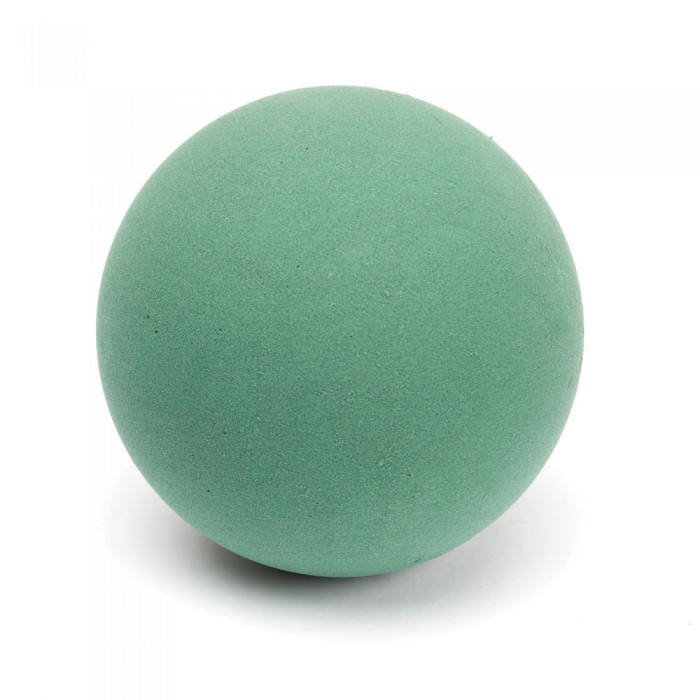
//> input picture sample.jpg, 700 x 700 px
$ ./test_fourier ../sample.jpg   (built with g++ and OpenCV 4)
//> lines starting //> are read from the running program, lines starting //| are printed output that depends on the picture
// [17 lines of licence text are left out]

#include <cstdio>
#include <cmath>
#include <iostream>
#include <vector>
#include <map>
#include <opencv2/opencv.hpp>

using namespace std;
using namespace cv;

float _get_delta(const cv::Point2f& point, const cv::Vec2f& vec);
double _calcMedian(std::vector<uint> scores);

int
main(int argc, char** argv)
{
    Mat src = imread(argv[1], CV_LOAD_IMAGE_GRAYSCALE);
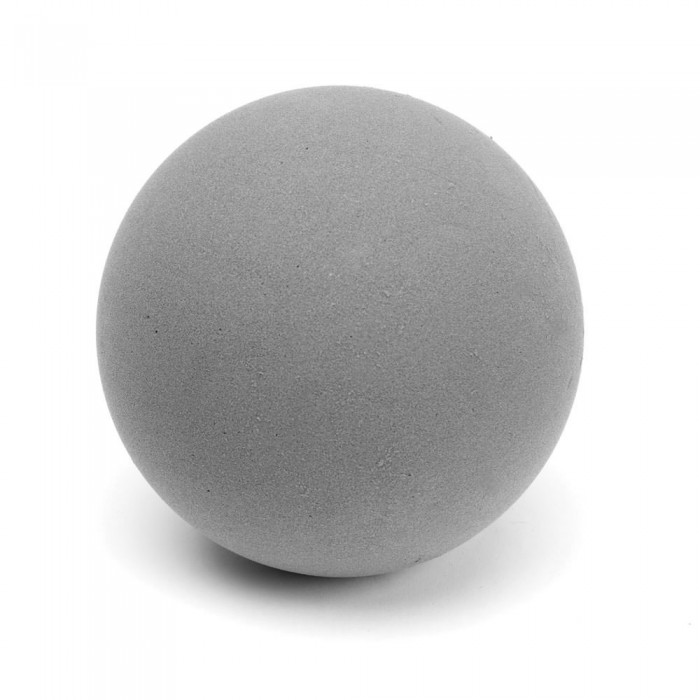
//> src: 700 rows x 700 cols, CV_8UC1; min 30, max 255, mean 209.1
    Mat padded;

    int m = getOptimalDFTSize(src.rows);
//> m = 720
    int n = getOptimalDFTSize(src.cols);
//> n = 720
    copyMakeBorder(src, padded, 0, m - src.rows, 0, n - src.cols, BORDER_CONSTANT,
                   Scalar::all(0));
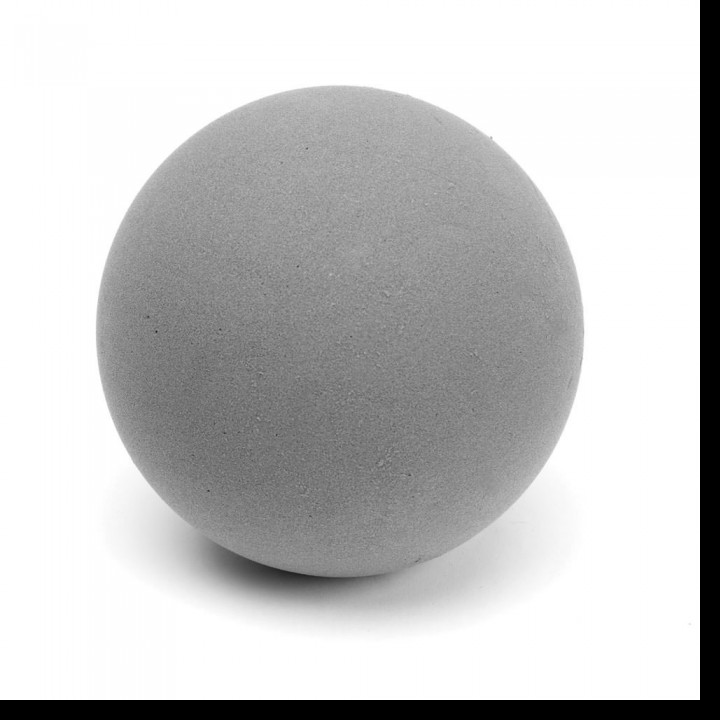
//> padded: 720 rows x 720 cols, CV_8UC1; min 0, max 255, mean 197.6

    Mat planes[] = {Mat_<float>(padded), Mat::zeros(padded.size(), CV_32F)};
//> planes[1]: 720 rows x 720 cols, CV_32FC1; every value is 0
    Mat complexImg;
    merge(planes, 2, complexImg);
    dft(complexImg, complexImg);
    split(complexImg, planes);
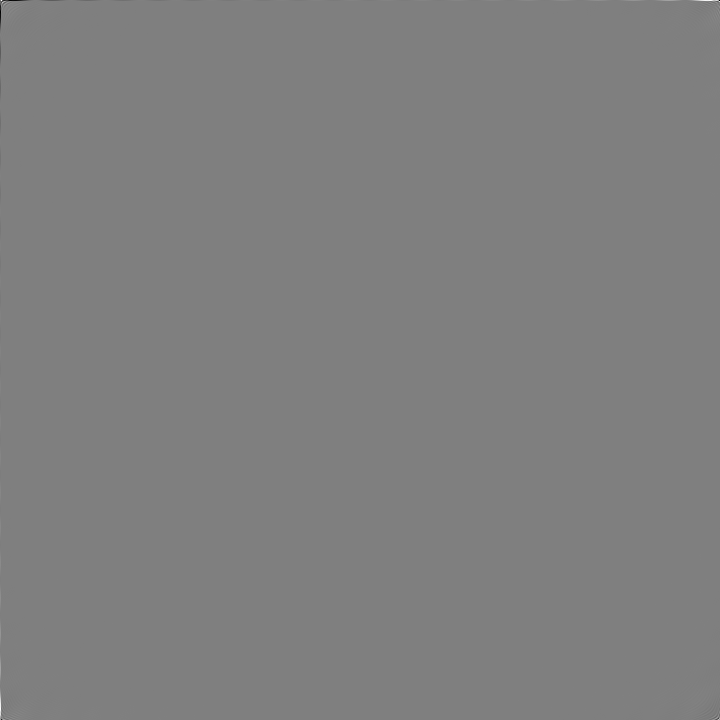
//> planes[1]: 720 rows x 720 cols, CV_32FC1; min -2843121.5, max 2843122, mean 0; drawn with min black and max white

    ///DEBUG

    Mat mag, angle;
    cv::cartToPolar(planes[0], planes[1], mag, angle);
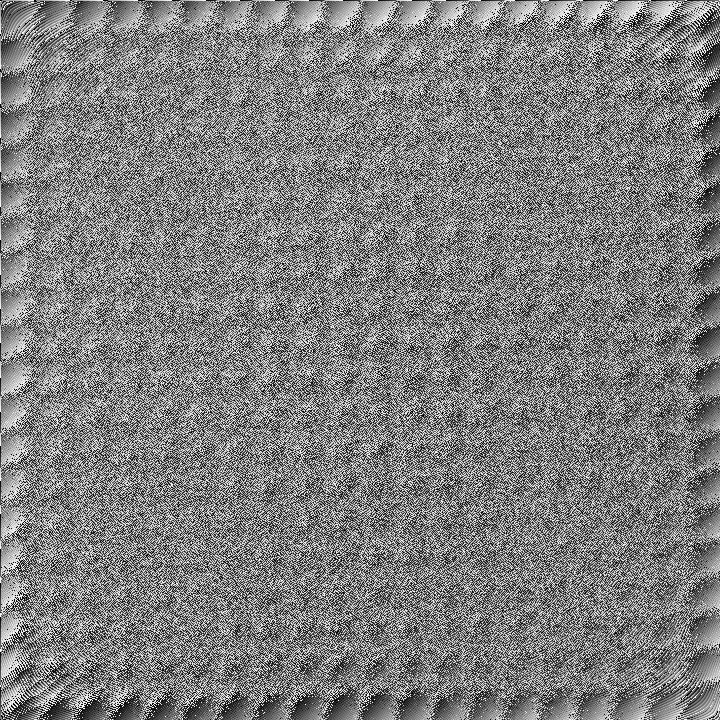
//> angle: 720 rows x 720 cols, CV_32FC1; min 0, max 6.28, mean 3.14; drawn with min black and max white
    // cout << mag.t() << endl;
    // cout << "\nangle: " << angle.t() * 180.0 / CV_PI << endl;

    std::map<size_t, double> magmap;

    for(size_t i = 0; i < 360; i++) {
        magmap[i] = 0.0;
    }

    Mat ccc = angle.t() * 180.0 / CV_PI;
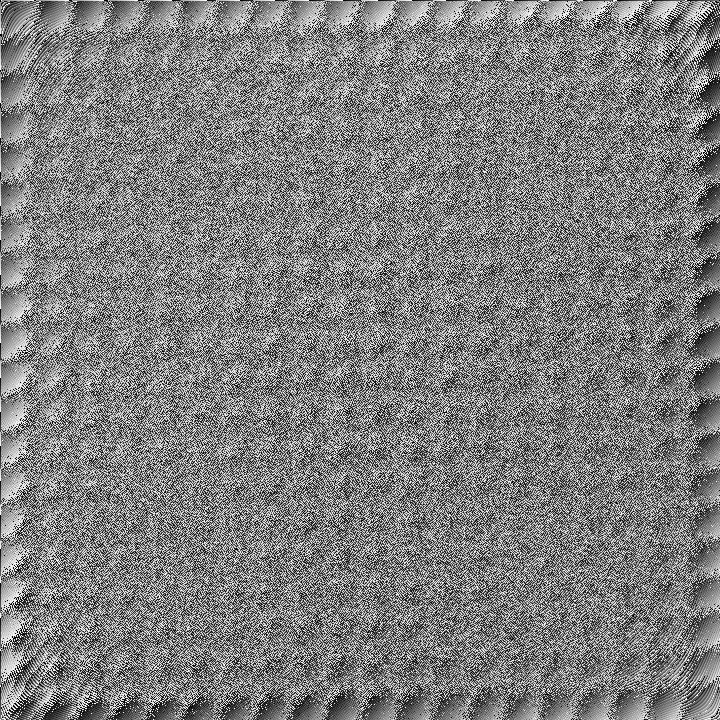
//> ccc: 720 rows x 720 cols, CV_32FC1; min 0, max 360, mean 180; drawn with min black and max white

    for(int i = 0; i < 720; i++) {
        for(int j = 0; j < 720; j++) {
            // cout << std::round(ccc.at<float>(i, j)) << endl;
            size_t ang = std::round(ccc.at<float>(i, j));
            magmap[ang] += mag.at<float>(i, j);
        }
    }
//> after the loop, magmap = 361 items

    for(size_t i = 0; i < 360; i++) {
        cout << i << " : " << magmap[i] << endl;
    }
//> this loop made 360 passes
//| 0 : 1.05424e+08
//| 1 : 5.9617e+06
//| 2 : 5.44952e+06
//| 3 : 8.01675e+06
//| 4 : 5.51698e+06
//| 5 : 1.54363e+07
//| 6 : 6.49283e+06
//| 7 : 5.77621e+06
//> (output is shown up to pass 8 of 360)

    ///DEBUG
    return 0;
//> (the program exits here)
